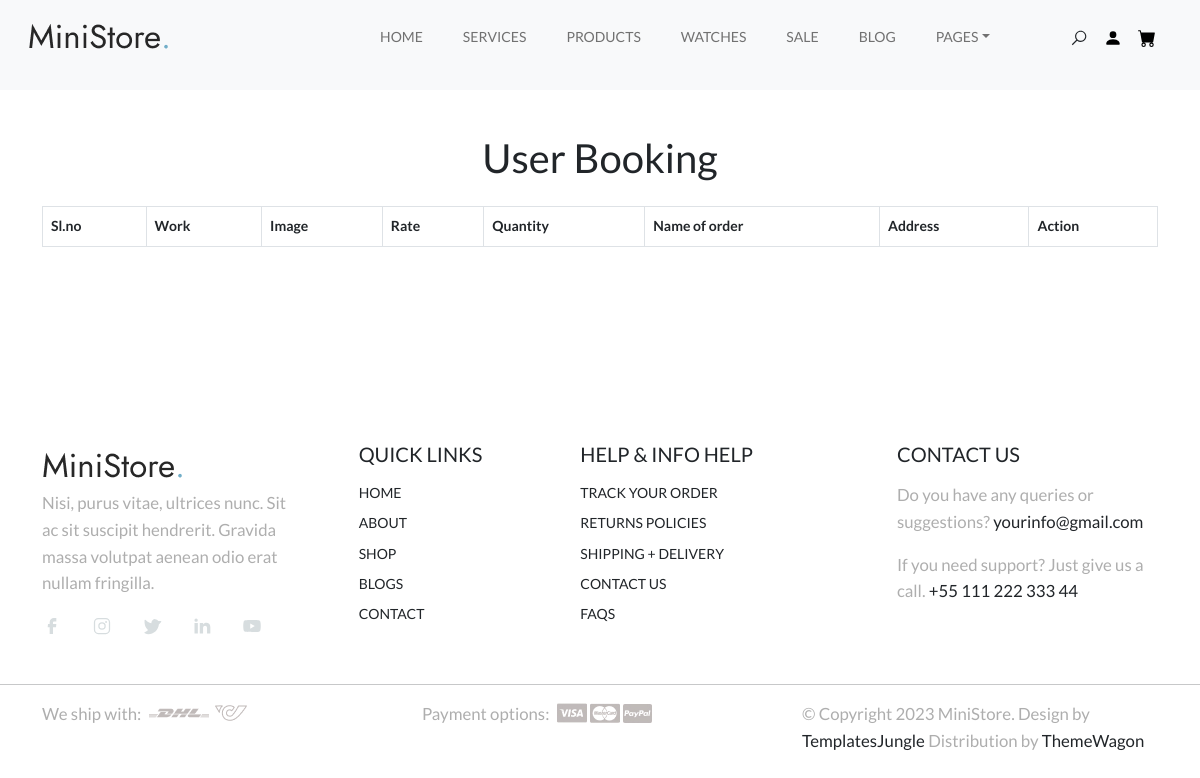
The app's page /Seller/Userbooking/ (signed in), older data.
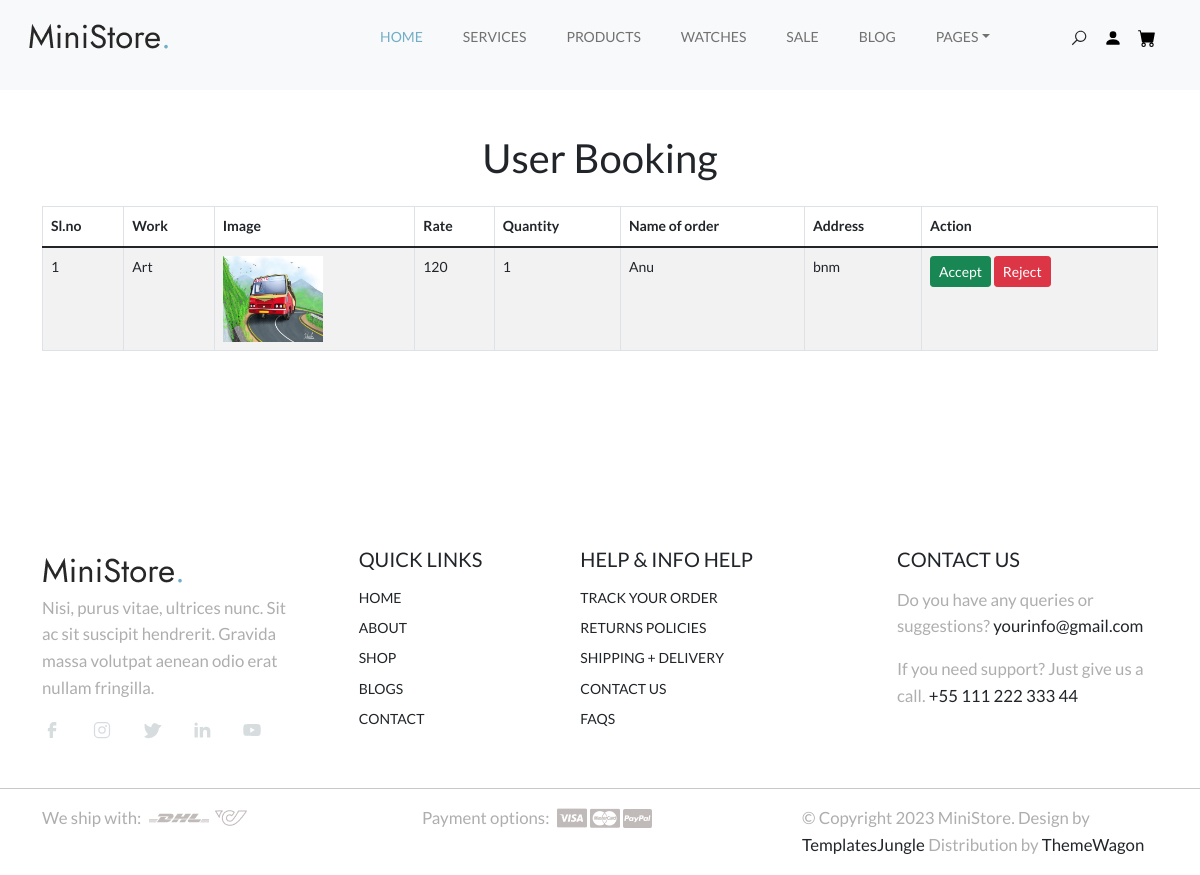
The same page, newer data.
### User/models.py (models this page shows)
class tbl_wcart(models.Model):
    qty=models.IntegerField(default=1)
    cstatus=models.IntegerField(default=0)
    works=models.ForeignKey(tbl_work,on_delete=models.CASCADE)
    wbooking=models.ForeignKey(tbl_wbooking,on_delete=models.CASCADE)

class tbl_wbooking(models.Model):
    status=models.IntegerField(default=0)
    date=models.DateField(auto_now_add=True)
    user=models.ForeignKey(tbl_user,on_delete=models.CASCADE)

### Seller/models.py (models this page shows)
class tbl_work(models.Model):
    name=models.CharField(max_length=50)
    rate=models.CharField(max_length=50)
    details=models.CharField(max_length=50)
    image=models.FileField(upload_to="MemberDocs/")
    video=models.FileField(upload_to="MemberDocs")
    seller=models.ForeignKey(tbl_seller,on_delete=models.CASCADE)
    worktype=models.ForeignKey(tbl_worktype,on_delete=models.CASCADE)

### Guest/models.py (models this page shows)
class tbl_user(models.Model):
    name=models.CharField(max_length=50)
    contact=models.CharField(max_length=50)
    email=models.EmailField(max_length=50)
    address=models.TextField(max_length=50)
    location=models.ForeignKey(tbl_location,on_delete=models.CASCADE)
    gender=models.CharField(max_length=50)
    photo=models.FileField(upload_to="MemberDocs/")
    password=models.CharField(max_length=50)

### Seller/views.py (the view)
# urls.py: path('Userbooking/',views.userbooking,name="Userbooking"),
def userbooking(request):
    userdata=tbl_seller.objects.get(id=request.session['sid'])
    data=tbl_wcart.objects.filter(works__seller=userdata,wbooking__status=0)
    return render(request,"Seller/UserBooking.html",{'data':data})

### Seller/Templates/Seller/UserBooking.html (shortened to what this page needs)
{% extends 'Seller/header.html' %}
{% load static %}
{% block content %}
<!DOCTYPE html>
<html lang="en">
<head>
</head>
<body>
    <center><h1>User Booking</h1></center>
    <form action="" method="post" id="" enctype="multipart/form-data" class="container mt-4">
        <div class="table-responsive">
            <table class="table table-bordered table-striped">
                <thead class="thead-dark">
                    <tr>
                        <th>Sl.no</th>
                        <th>Work</th>
                        <th>Image</th>
                        <th>Rate</th>
                        <th>Quantity</th>
                        <th>Name of order</th>
                        <th>Address</th>
                        <th>Action</th>
                    </tr>
                </thead>
                <tbody>
                    {% for i in data %}
                    <tr>
                        <td>{{ forloop.counter }}</td>
                        <td>{{ i.works.name }}</td>
                        <td><img src="{{ i.works.image.url }}" alt="Image" class="img-fluid" style="max-width: 100px;"></td>
                        <td>{{ i.works.rate }}</td>
                        <td>{{ i.qty }}</td>
                        <td>{{ i.wbooking.user.name }}</td>
                        <td>{{ i.wbooking.user.address }}</td>
                        <td>
                            <a href="{% url 'Seller:acceptlist' i.wbooking.id %}" class="btn btn-success btn-sm">Accept</a>
                            <a href="{% url 'Seller:rejectlist' i.wbooking.id %}" class="btn btn-danger btn-sm">Reject</a>
                        </td>
                    </tr>
                    {% endfor %}
                </tbody>
            </table>
        </div>
    </form>
</body>
</html>
{% endblock content %}

### Seller/Templates/Seller/header.html (shortened to what this page needs)
{% load static %}
<!DOCTYPE html>
<html>
  <head>
    <link rel="stylesheet" type="text/css" href="{% static 'Main/css/bootstrap.min.css'%}">
    <link rel="stylesheet" type="text/css" href="{% static 'Main/style.css'%}">
    <link rel="stylesheet" href="https://cdn.jsdelivr.net/npm/swiper@9/swiper-bundle.min.css" />
  </head>
  <body data-bs-spy="scroll" data-bs-target="#navbar" data-bs-root-margin="0px 0px -40%" data-bs-smooth-scroll="true" tabindex="0">
    <header id="header" class="site-header header-scrolled position-fixed text-black bg-light">
      <nav id="header-nav" class="navbar navbar-expand-lg px-3 mb-3">
        <div class="container-fluid">
          <a class="navbar-brand" href="index.html">
            <img src="{% static 'Main/images/main-logo.png'%}" class="logo">
          </a>
          <div class="offcanvas offcanvas-end" tabindex="-1" id="bdNavbar" aria-labelledby="bdNavbarOffcanvasLabel">
            <div class="offcanvas-body">
              <ul id="navbar" class="navbar-nav text-uppercase justify-content-end align-items-center flex-grow-1 pe-3">
                <li class="nav-item">
                  <a class="nav-link me-4 active" href="#billboard">Home</a>
                </li>
                <li class="nav-item">
                  <a class="nav-link me-4" href="#company-services">Services</a>
                </li>
                <li class="nav-item">
                  <a class="nav-link me-4" href="#mobile-products">Products</a>
                </li>
                <li class="nav-item">
                  <a class="nav-link me-4" href="#smart-watches">Watches</a>
                </li>
                <li class="nav-item">
                  <a class="nav-link me-4" href="#yearly-sale">Sale</a>
                </li>
                <li class="nav-item">
                  <a class="nav-link me-4" href="#latest-blog">Blog</a>
                </li>
                <li class="nav-item dropdown">
                  <a class="nav-link me-4 dropdown-toggle link-dark" data-bs-toggle="dropdown" href="#" role="button" aria-expanded="false">Pages</a>
                </li>
                <li class="nav-item">
                  <div class="user-items ps-5">
                    <ul class="d-flex justify-content-end list-unstyled">
                      <li class="search-item pe-3">
                        <a href="#" class="search-button">
                          <svg class="search">
                            <use xlink:href="#search"></use>
                          </svg>
                        </a>
                      </li>
                      <li class="pe-3">
                        <a href="#">
                          <svg class="user">
                            <use xlink:href="#user"></use>
                          </svg>
                        </a>
                      </li>
                      <li>
                        <a href="cart.html">
                          <svg class="cart">
                            <use xlink:href="#cart"></use>
                          </svg>
                        </a>
                      </li>
                    </ul>
                  </div>
                </li>
              </ul>
            </div>
          </div>
        </div>
      </nav>
    </header>
    <br><br><br><br><br><br>
    {% block content %}
    {% endblock content %}
    <br><br><br><br><br><br><br><br>
    <footer id="footer" class="overflow-hidden">
        <div class="container">
          <div class="row">
            <div class="footer-top-area">
              <div class="row d-flex flex-wrap justify-content-between">
                <div class="col-lg-3 col-sm-6 pb-3">
                  <div class="footer-menu">
                    <img src="{% static 'Main/images/main-logo.png'%}" alt="logo">
                    <p>Nisi, purus vitae, ultrices nunc. Sit ac sit suscipit hendrerit. Gravida massa volutpat aenean odio erat nullam fringilla.</p>
                    <div class="social-links">
                      <ul class="d-flex list-unstyled">
                        <li>
                          <a href="#">
                            <svg class="facebook">
                              <use xlink:href="#facebook" />
                            </svg>
                          </a>
                        </li>
                        <li>
                          <a href="#">
                            <svg class="instagram">
                              <use xlink:href="#instagram" />
                            </svg>
                          </a>
                        </li>
                        <li>
                          <a href="#">
                            <svg class="twitter">
                              <use xlink:href="#twitter" />
                            </svg>
                          </a>
                        </li>
                        <li>
                          <a href="#">
                            <svg class="linkedin">
                              <use xlink:href="#linkedin" />
                            </svg>
                          </a>
                        </li>
                        <li>
                          <a href="#">
                            <svg class="youtube">
                              <use xlink:href="#youtube" />
                            </svg>
                          </a>
                        </li>
                      </ul>
                    </div>
                  </div>
                </div>
                <div class="col-lg-2 col-sm-6 pb-3">
                  <div class="footer-menu text-uppercase">
                    <h5 class="widget-title pb-2">Quick Links</h5>
                    <ul class="menu-list list-unstyled text-uppercase">
                      <li class="menu-item pb-2">
                        <a href="#">Home</a>
                      </li>
                      <li class="menu-item pb-2">
                        <a href="#">About</a>
                      </li>
                      <li class="menu-item pb-2">
                        <a href="#">Shop</a>
                      </li>
                      <li class="menu-item pb-2">
                        <a href="#">Blogs</a>
                      </li>
                      <li class="menu-item pb-2">
                        <a href="#">Contact</a>
                      </li>
                    </ul>
                  </div>
                </div>
                <div class="col-lg-3 col-sm-6 pb-3">
                  <div class="footer-menu text-uppercase">
                    <h5 class="widget-title pb-2">Help & Info Help</h5>
                    <ul class="menu-list list-unstyled">
                      <li class="menu-item pb-2">
                        <a href="#">Track Your Order</a>
                      </li>
                      <li class="menu-item pb-2">
                        <a href="#">Returns Policies</a>
                      </li>
                      <li class="menu-item pb-2">
                        <a href="#">Shipping + Delivery</a>
                      </li>
                      <li class="menu-item pb-2">
                        <a href="#">Contact Us</a>
                      </li>
                      <li class="menu-item pb-2">
                        <a href="#">Faqs</a>
                      </li>
                    </ul>
                  </div>
                </div>
                <div class="col-lg-3 col-sm-6 pb-3">
                  <div class="footer-menu contact-item">
                    <h5 class="widget-title text-uppercase pb-2">Contact Us</h5>
                    <p>Do you have any queries or suggestions? <a href="mailto:">yourinfo@gmail.com</a>
                    </p>
                    <p>If you need support? Just give us a call. <a href="">+55 111 222 333 44</a>
                    </p>
                  </div>
                </div>
              </div>
            </div>
          </div>
        </div>
        <hr>
      </footer>
      <div id="footer-bottom">
        <div class="container">
          <div class="row d-flex flex-wrap justify-content-between">
            <div class="col-md-4 col-sm-6">
              <div class="Shipping d-flex">
                <p>We ship with:</p>
                <div class="card-wrap ps-2">
                  <img src="{% static 'Main/images/dhl.png'%}" alt="visa">
                  <img src="{% static 'Main/images/shippingcard.png'%}" alt="mastercard">
                </div>
              </div>
            </div>
            <div class="col-md-4 col-sm-6">
              <div class="payment-method d-flex">
                <p>Payment options:</p>
                <div class="card-wrap ps-2">
                  <img src="{% static 'Main/images/visa.jpg'%}" alt="visa">
                  <img src="{% static 'Main/images/mastercard.jpg'%}" alt="mastercard">
                  <img src="{% static 'Main/images/paypal.jpg'%}" alt="paypal">
                </div>
              </div>
            </div>
            <div class="col-md-4 col-sm-6">
              <div class="copyright">
                <p>© Copyright 2023 MiniStore. Design by <a href="https://templatesjungle.com/">TemplatesJungle</a> Distribution by <a href="https://themewagon.com">ThemeWagon</a>
                </p>
              </div>
            </div>
          </div>
        </div>
      </div>
    </body>
  </html>

### Guest/static/Main/style.css (style rules this page uses)
:root { --accent-color: #717171; --white-color: #fff; --black-color: #000; --gray-color: #F3F3F3; --gray-color-300: #D8D8D8; --gray-color-500: #AEAEAE; --gray-color-800: #3A3A3A; --light-gray-color: #D7DDDF; --primary-color: #72AEC8; --bs-primary-rgb: 114,174,200; --light-color: #f8f9fa; --dark-color: #212529; --light-blue-color: #EDF1F3; --navbar-color-color: #131814; --swiper-theme-color: #4A4A4A; --swiper-pagination-color: #4A4A4A; }
:root { --body-font : "Lato", sans-serif; --heading-font : "Jost", sans-serif; }
*, *::before, *::after { -webkit-box-sizing: border-box; -moz-box-sizing: border-box; box-sizing: border-box; }
html { box-sizing: border-box; }
body { font-family: var(--body-font); font-size: 14px; font-weight: 500; line-height: 1.6; margin: 0; }
p { font-size: 1.2em; color: var(--gray-color-500); }
a { color: var(--dark-color); text-decoration: none; transition: 0.3s color ease-out; }
.bg-light { background: var(--light-color); }
.site-header { position: fixed; width: 100%; z-index: 10; transition: background 0.3s ease-out; }
.navbar-nav .nav-item a.nav-link { color: var(--accent-color); }
.navbar-nav .nav-item a.nav-link.active, .navbar-nav .nav-item a.nav-link:focus, .navbar-nav .nav-item a.nav-link:hover { color: var(--primary-color); }
#header-nav .offcanvas-end { width: 500px; }
.site-header .user-items svg { width: 18px; height: 18px; cursor: pointer; }
.social-links svg { width: 20px; height: 20px; color: var(--light-gray-color); }
.social-links li { padding-right: 30px; }

Row changes from the older to the newer data that the page shows:
added tbl_wcart: works.name "Art", works.image (picture), works.rate "120", qty "1", wbooking.user.name "Anu", wbooking.user.address "bnm"
